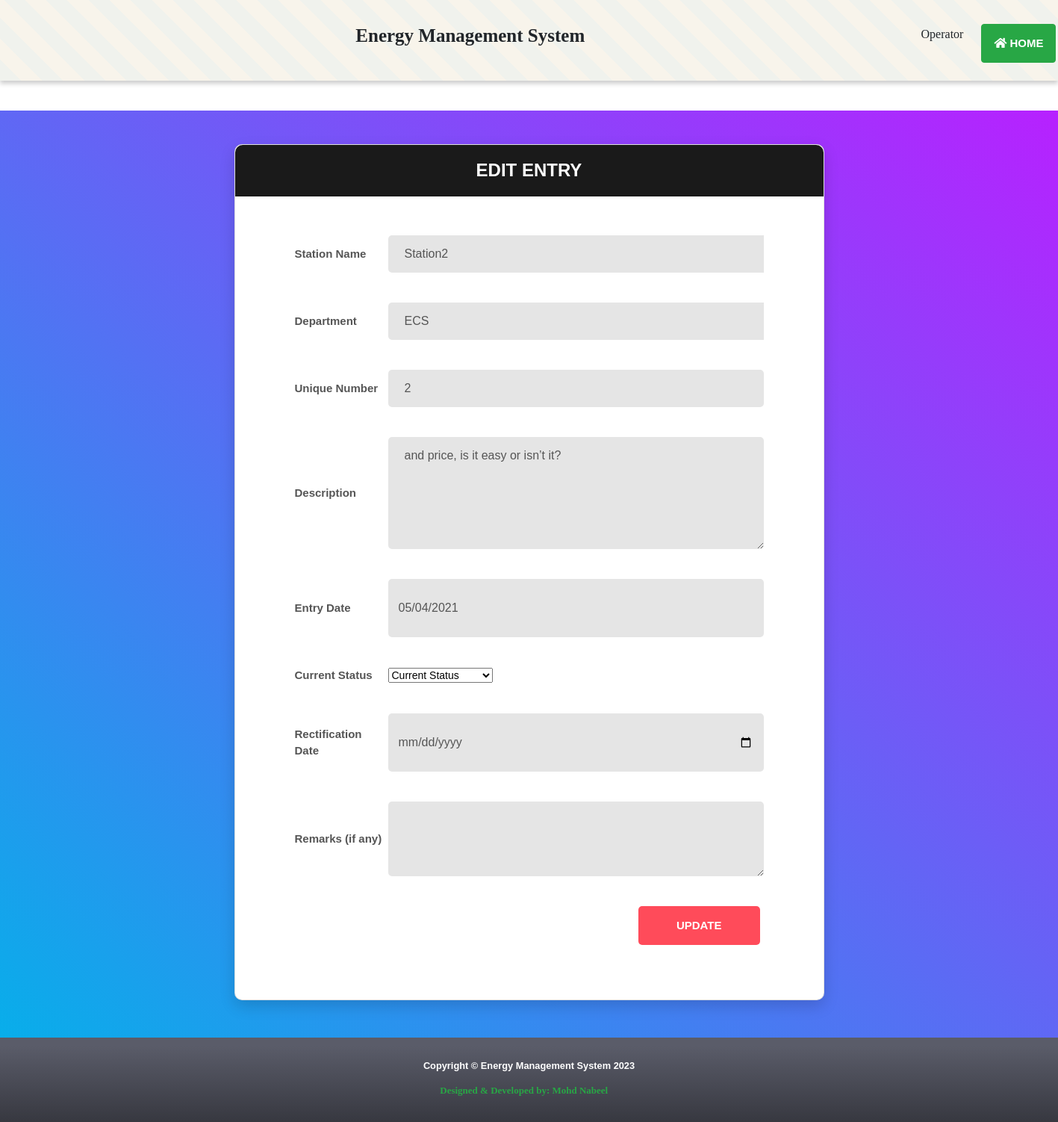
Screenshot of /edit/2/ (signed in) with the database file from the repository.
### webpages/models.py (models this page shows)
class FaultDetail(models.Model):
    station = models.ForeignKey(Station, on_delete=models.CASCADE)
    department = models.ForeignKey(Department, on_delete=models.CASCADE)
    fault_no = models.IntegerField()
    fault_description = models.TextField()
    fault_date = models.CharField(max_length=20)
    current_status = models.ForeignKey(Status, on_delete=models.CASCADE)
    rectification_date = models.CharField(max_length=20, blank=True, null=True)
    remarks = models.CharField(max_length=255, blank=True)
    user_id = models.IntegerField(blank=True, null=True)
    created_date = models.DateTimeField(auto_now_add=True)

class Station(models.Model):
    name = models.CharField(max_length=50)
    def __str__(self):
        return self.name

class Department(models.Model):
    dep_name = models.CharField(max_length=50)
    def __str__(self):
        return self.dep_name

### webpages/views.py (the view, shortened to what this page needs)
# urls.py: path('edit/<int:pk>/', views.edit, name="edit"),
@ login_required(login_url='login')
def edit(request, pk):
    list_search = Status.objects.all()
    editfault = FaultDetail.objects.get(id=pk)
    data = {
        'editfault': editfault,
        'list_search': list_search,
    }
    return render(request, 'webpages/editfault.html', data)

### webpages/models.py (called while the page is built)
    def __str__(self):
        return self.status

### templates/webpages/editfault.html (shortened to what this page needs)
{% extends 'base.html' %}
{% load static %}
{% block content %}
<!DOCTYPE html>
<html lang="en">
<head>
    <link href="{% static 'vendor/mdi-font/css/material-design-iconic-font.min.css' %}" rel="stylesheet" media="all">
    <link href="{% static 'vendor/font-awesome-4.7/css/font-awesome.min.css' %}" rel="stylesheet" media="all">
    <link href="{% static 'vendor/select2/select2.min.css' %}" rel="stylesheet" media="all">
    <link href="{% static 'vendor/datepicker/daterangepicker.css' %}" rel="stylesheet" media="all">
    <link href="{% static 'css/register.css' %}" rel="stylesheet" media="all">
</head>
<body>
    <div class="page-wrapper bg-gra-03 p-t-45 p-b-50">
        <div class="wrapper wrapper--w790">
            <div class="card card-5">
                <div class="card-heading">
                    <h2 class="title">Edit Entry</h2>
                </div>
                <div class="card-body">
                    <form method="POST" action="{% url 'edit' editfault.id %}">
					  <div class="form-row">
                            <div class="name">Station Name</div>
                                <div class="value">
                                    <div class="input-group">
                                        <input class="input--style-5" type="text"  value="{{editfault.station}}" readonly disabled>
                                    </div>
                            </div>
                    </div>
					 <div class="form-row">
                            <div class="name">Department</div>
                                <div class="value">
                                    <div class="input-group">
                                        <input class="input--style-5" type="text" value="{{editfault.department}}" readonly disabled>
                                    </div>
                            </div>
                    </div>
						<div class="form-row">
                            <div class="name">Unique Number</div>
                            <div class="value">
                                <div class="input-group">
                                    <input class="input--style-5" type="number" name="fault_no" value="{{editfault.fault_no}}" readonly>
                                </div>
                            </div>
                        </div>
						<div class="form-row">
                            <div class="name">Description</div>
                            <div class="value">
                                <div class="input-group">
                                    <textarea class="input--style-5" type="text" rows="3" cols="48" style="max-width:100%" name="fault_description" readonly>{{editfault.fault_description}}</textarea>
                                </div>
                            </div>
                        </div>
						<div class="form-row">
                            <div class="name">Entry Date</div>
                            <div class="value">
                                <div class="input-group">
                                    <input class="input--style-5" type="date" name="fault_date" value="{{editfault.fault_date}}" readonly>
                                </div>
                            </div>
                        </div>
					 <div class="form-row">
                            <div class="name">Current Status</div>
                            <div class="value">
                                <div class="input-group">
                                    <div class="rs-select2 js-select-simple select--no-search">
                                        <select name="current_status" id="select">
                                            <option disabled="disabled" selected="selected">Current Status</option>
                                        </select>
                                    </div>
                                </div>
                            </div>
                        </div>
						<div class="form-row" id="field">
                            <div class="name">Rectification Date</div>
                            <div class="value">
                                <div class="input-group">
                                    <input class="input--style-5" type="date" name="rectification_date">
                                </div>
                            </div>
                        </div>
						<div class="form-row">
                            <div class="name">Remarks (if any)</div>
                            <div class="value">
                                <div class="input-group">
                                    <textarea class="input--style-5" type="text" rows="2" cols="48" style="max-width:100%" name="remarks">{{editfault.remarks}}</textarea>
                                </div>
                            </div>
                        </div>
                        <div>
                            <button class="btn btn--radius-2 btn--red" type="submit">Update</button>
                        </div>
                    </form>
                </div>
            </div>
        </div>
    </div>
</body>
</html>
{% endblock content %}

### templates/includes/header.html (shortened to what this page needs)
{% load static %}
<header>
<div class="container-fluid">
<div class="myclass row pt-4 pb-4">
      <div class="col-md-4 col-sm-3">
      <a class="navbar-brand px-5 logo">
      </a>
      </div>
      <div class="col-md-4 col-sm-4 px-1">
            <a class="mybrand navbar-brand fw-bold">Energy Management System</a>
      </div>
      <div class="mybutton col-md-4 col-sm-4 pt-2">
      <i class="fa fa-user fa-sm mr-4" aria-hidden="true"><a class="fs-6 ml-2">{{request.user.first_name}}</a></i>
      <a class="btn btn-success px-3" href="{% url 'dashboard'%}"><i class="fas fa-home" aria-hidden="true"></i>
            <strong>Home</strong></a>
      </div>
</div>
</div>
</header>

### mycms/static/css/styles.css (style rules this page uses)
header { background: repeating-linear-gradient(45deg, #f0f2ed, #f0f2ed 20px, #f8f4eb 20px, #f8f4eb 40px); box-shadow: 0 4px 6px rgba(0,0,0,.2); margin-bottom:40px; }
.mybrand { font-size: 25px !important; }
.mybutton { padding-left: 80px !important; }
@media only screen and (min-device-width: 768px) and (max-device-width: 1024px) { .mybutton { display: flex; padding-left: 270px !important; } }

### mycms/static/css/register.css (style rules this page uses)
.row { display: -webkit-box; display: -webkit-flex; display: -moz-box; display: -ms-flexbox; display: flex; -webkit-flex-wrap: wrap; -ms-flex-wrap: wrap; flex-wrap: wrap; }
.form-row { display: -webkit-box; display: -webkit-flex; display: -moz-box; display: -ms-flexbox; display: flex; -webkit-flex-wrap: wrap; -ms-flex-wrap: wrap; flex-wrap: wrap; -webkit-box-align: center; -webkit-align-items: center; -moz-box-align: center; -ms-flex-align: center; align-items: center; margin-bottom: 40px; }
.form-row .name { width: 125px; color: #555; font-size: 15px; font-weight: 700; }
.form-row .value { width: -webkit-calc(100% - 125px); width: -moz-calc(100% - 125px); width: calc(100% - 125px); }
html { -webkit-box-sizing: border-box; -moz-box-sizing: border-box; box-sizing: border-box; }
* { padding: 0; margin: 0; }
*, *:before, *:after { -webkit-box-sizing: inherit; -moz-box-sizing: inherit; box-sizing: inherit; }
body, h1, h2, h3, h4, h5, h6, blockquote, p, pre, dl, dd, ol, ul, figure, hr, fieldset, legend { margin: 0; padding: 0; }
button { outline: none; background: none; border: none; float: right; }
.page-wrapper { min-height: 100vh; }
body { font-family: "Open Sans", "Arial", "Helvetica Neue", sans-serif; font-weight: 400; font-size: 14px; }
h1, h2, h3, h4, h5, h6 { font-weight: 400; }
h2 { font-size: 30px; }
.bg-gra-03 { background: -webkit-gradient(linear, left bottom, right top, from(#08aeea), to(#b721ff)); background: -webkit-linear-gradient(bottom left, #08aeea 0%, #b721ff 100%); background: -moz-linear-gradient(bottom left, #08aeea 0%, #b721ff 100%); background: -o-linear-gradient(bottom left, #08aeea 0%, #b721ff 100%); background: linear-gradient(to top right, #08aeea 0%, #b721ff 100%); }
.p-t-45 { padding-top: 45px; }
.p-b-50 { padding-bottom: 50px; }
.wrapper { margin: 0 auto; }
.wrapper--w790 { max-width: 790px; }
.btn { display: inline-block; line-height: 50px; padding: 0 50px; -webkit-transition: all 0.4s ease; -o-transition: all 0.4s ease; -moz-transition: all 0.4s ease; transition: all 0.4s ease; cursor: pointer; font-size: 15px; text-transform: uppercase; font-weight: 700; color: #fff; font-family: inherit; }
.btn--radius-2 { -webkit-border-radius: 5px; -moz-border-radius: 5px; border-radius: 5px; }
.btn--red { background: #ff4b5a; }
input[type="date" i] { padding: 14px; }
input { outline: none; margin: 0; border: none; -webkit-box-shadow: none; -moz-box-shadow: none; box-shadow: none; width: 100%; font-size: 14px; font-family: inherit; }
.input--style-5 { background: #e5e5e5; line-height: 50px; -webkit-border-radius: 5px; -moz-border-radius: 5px; border-radius: 5px; padding: 0 22px; font-size: 16px; color: #555; }
.input-group { position: relative; margin: 0; }
.title { font-size: 24px; text-transform: uppercase; font-weight: 700; text-align: center; color: #fff; }
.card { -webkit-border-radius: 3px; -moz-border-radius: 3px; border-radius: 3px; background: #fff; }
.card-5 { background: #fff; -webkit-border-radius: 10px; -moz-border-radius: 10px; border-radius: 10px; -webkit-box-shadow: 0px 8px 20px 0px rgba(0, 0, 0, 0.15); -moz-box-shadow: 0px 8px 20px 0px rgba(0, 0, 0, 0.15); box-shadow: 0px 8px 20px 0px rgba(0, 0, 0, 0.15); }
.card-5 .card-heading { padding: 20px 0; background: #1a1a1a; -webkit-border-top-left-radius: 10px; -moz-border-radius-topleft: 10px; border-top-left-radius: 10px; -webkit-border-top-right-radius: 10px; -moz-border-radius-topright: 10px; border-top-right-radius: 10px; }
.card-5 .card-body { padding: 52px 85px; padding-bottom: 73px; }

### mycms/static/css/admin.css (style rules this page uses)
* { margin: 0px; padding: 0px; box-sizing: border-box; }
body, html { height: 100%; font-family: Poppins-Regular, sans-serif; }
a { font-family: Poppins-Regular; font-size: 14px; line-height: 1.7; color: #666666; margin: 0px; transition: all 0.4s; -webkit-transition: all 0.4s; -o-transition: all 0.4s; -moz-transition: all 0.4s; }
h1,h2,h3,h4,h5,h6 { margin: 0px; }
input { outline: none; border: none; }
textarea { outline: none; border: none; }
button { outline: none !important; border: none; background: transparent; }

### rows the page displays
FaultDetail: station "Station2", department "ECS", fault_no "2", fault_description "and price, is it easy or isn’t it?", fault_date "05/04/2021"

### other values shown
{{ request.user.first_name }} "Operator"
